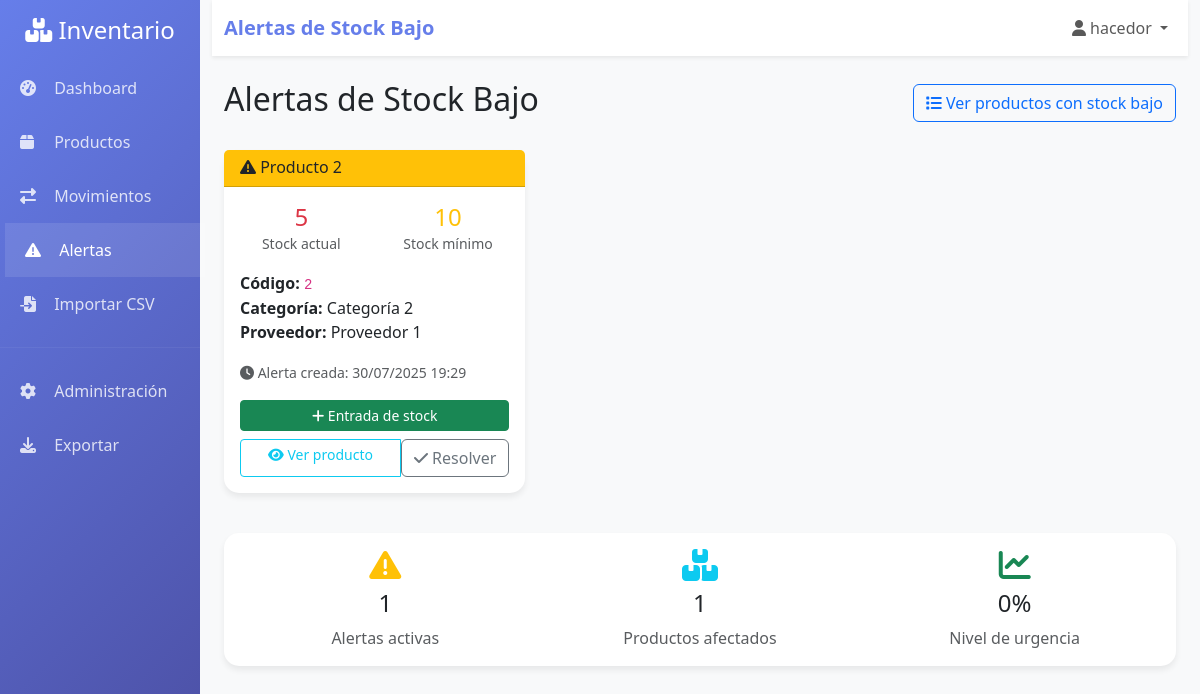
Screenshot of /alerts/ (signed in) with the database file from the repository.
### inventory/models.py (models this page shows, shortened)
class LowStockAlert(models.Model):
    product = models.ForeignKey(Product, on_delete=models.CASCADE)
    current_stock = models.IntegerField()
    minimum_stock = models.IntegerField()
    is_resolved = models.BooleanField(default=False)
    created_at = models.DateTimeField(auto_now_add=True)
    resolved_at = models.DateTimeField(null=True, blank=True)
    class Meta:
        verbose_name = "Alerta de stock bajo"
        verbose_name_plural = "Alertas de stock bajo"
        ordering = ['-created_at']

class Product(models.Model):
    code = models.CharField(max_length=50, unique=True, verbose_name="Código")
    name = models.CharField(max_length=200, verbose_name="Nombre")
    description = models.TextField(blank=True, verbose_name="Descripción")
    category = models.ForeignKey(Category, on_delete=models.CASCADE, verbose_name="Categoría")
    supplier = models.ForeignKey(Supplier, on_delete=models.CASCADE, verbose_name="Proveedor")
    unit_price = models.DecimalField(
        max_digits=10,
        decimal_places=2,
        validators=[MinValueValidator(Decimal('0.00'))],
        verbose_name="Precio unitario"
    )
    current_stock = models.IntegerField(
        default=0,
        validators=[MinValueValidator(0)],
        verbose_name="Stock actual"
    )
    minimum_stock = models.IntegerField(
        default=10,
        validators=[MinValueValidator(0)],
        verbose_name="Stock mínimo"
    )
    maximum_stock = models.IntegerField(
        default=1000,
        validators=[MinValueValidator(1)],
        verbose_name="Stock máximo"
    )
    is_active = models.BooleanField(default=True, verbose_name="Activo")
    created_at = models.DateTimeField(auto_now_add=True)
    updated_at = models.DateTimeField(auto_now=True)
    class Meta:
        verbose_name = "Producto"
        verbose_name_plural = "Productos"
        ordering = ['name']

class Category(models.Model):
    name = models.CharField(max_length=100, unique=True, verbose_name="Nombre")
    description = models.TextField(blank=True, verbose_name="Descripción")
    created_at = models.DateTimeField(auto_now_add=True)
    updated_at = models.DateTimeField(auto_now=True)
    class Meta:
        verbose_name = "Categoría"
        verbose_name_plural = "Categorías"
        ordering = ['name']

class Supplier(models.Model):
    name = models.CharField(max_length=200, verbose_name="Nombre")
    contact_person = models.CharField(max_length=100, blank=True, verbose_name="Persona de contacto")
    email = models.EmailField(blank=True, verbose_name="Email")
    phone = models.CharField(max_length=20, blank=True, verbose_name="Teléfono")
    address = models.TextField(blank=True, verbose_name="Dirección")
    is_active = models.BooleanField(default=True, verbose_name="Activo")
    created_at = models.DateTimeField(auto_now_add=True)
    updated_at = models.DateTimeField(auto_now=True)
    class Meta:
        verbose_name = "Proveedor"
        verbose_name_plural = "Proveedores"
        ordering = ['name']

### inventory/views.py (the view)
# urls.py: path('alerts/', views.low_stock_alerts, name='low_stock_alerts'),
@login_required
def low_stock_alerts(request):
    alerts = LowStockAlert.objects.filter(is_resolved=False).select_related('product')
    return render(request, 'inventory/low_stock_alerts.html', {
        'alerts': alerts
    })

### inventory/templates/inventory/low_stock_alerts.html (shortened to what this page needs)
{% extends 'inventory/base.html' %}
{% block page_title %}Alertas de Stock Bajo{% endblock %}
{% block content %}
<div class="d-flex justify-content-between align-items-center mb-4">
    <h2>Alertas de Stock Bajo</h2>
    <a href="{% url 'product_list' %}?stock_status=low" class="btn btn-outline-primary">
        <i class="fas fa-list"></i> Ver productos con stock bajo
    </a>
</div>
{% if alerts %}
    <div class="row">
        {% for alert in alerts %}
            <div class="col-md-6 col-lg-4 mb-3">
                <div class="card border-warning">
                    <div class="card-header bg-warning text-dark">
                        <h6 class="card-title mb-0">
                            <i class="fas fa-exclamation-triangle"></i>
                            {{ alert.product.name }}
                        </h6>
                    </div>
                    <div class="card-body">
                        <div class="row text-center mb-3">
                            <div class="col">
                                <h4 class="text-danger mb-0">{{ alert.current_stock }}</h4>
                                <small class="text-muted">Stock actual</small>
                            </div>
                            <div class="col">
                                <h4 class="text-warning mb-0">{{ alert.minimum_stock }}</h4>
                                <small class="text-muted">Stock mínimo</small>
                            </div>
                        </div>
                        <div class="mb-3">
                            <strong>Código:</strong> <code>{{ alert.product.code }}</code><br>
                            <strong>Categoría:</strong> {{ alert.product.category.name }}<br>
                            <strong>Proveedor:</strong> {{ alert.product.supplier.name }}
                        </div>
                        <div class="mb-3">
                            <small class="text-muted">
                                <i class="fas fa-clock"></i>
                                Alerta creada: {{ alert.created_at|date:"d/m/Y H:i" }}
                            </small>
                        </div>
                        <div class="d-grid gap-2">
                            <a href="{% url 'movement_create' %}?product={{ alert.product.pk }}&type=IN"
                               class="btn btn-success btn-sm">
                                <i class="fas fa-plus"></i> Entrada de stock
                            </a>
                            <div class="btn-group btn-group-sm">
                                <a href="{% url 'product_detail' alert.product.pk %}"
                                   class="btn btn-outline-info">
                                    <i class="fas fa-eye"></i> Ver producto
                                </a>
                                <form method="post" action="{% url 'resolve_alert' alert.id %}"
                                      class="d-inline"
                                      onsubmit="return confirm('¿Marcar esta alerta como resuelta?')">
                                    <button type="submit" class="btn btn-outline-secondary">
                                        <i class="fas fa-check"></i> Resolver
                                    </button>
                                </form>
                            </div>
                        </div>
                    </div>
                </div>
            </div>
        {% endfor %}
    </div>
    <div class="row mt-4">
        <div class="col-12">
            <div class="card">
                <div class="card-body">
                    <div class="row text-center">
                        <div class="col-md-4">
                            <i class="fas fa-exclamation-triangle fa-2x text-warning mb-2"></i>
                            <h4>{{ alerts.count }}</h4>
                            <p class="text-muted mb-0">Alertas activas</p>
                        </div>
                        <div class="col-md-4">
                            <i class="fas fa-boxes fa-2x text-info mb-2"></i>
                            <h4>{{ alerts|length }}</h4>
                            <p class="text-muted mb-0">Productos afectados</p>
                        </div>
                        <div class="col-md-4">
                            <i class="fas fa-chart-line fa-2x text-success mb-2"></i>
                            <h4 id="urgency-percentage">-</h4>
                            <p class="text-muted mb-0">Nivel de urgencia</p>
                        </div>
                    </div>
                </div>
            </div>
        </div>
    </div>
{% endif %}
{% endblock %}

### inventory/templates/inventory/base.html (shortened to what this page needs)
<!DOCTYPE html>
<html lang="es">
<head>
    <link href="https://cdnjs.cloudflare.com/ajax/libs/bootstrap/5.3.0/css/bootstrap.min.css" rel="stylesheet">
    <link href="https://cdnjs.cloudflare.com/ajax/libs/font-awesome/6.4.0/css/all.min.css" rel="stylesheet">
</head>
<body>
    <div class="container-fluid">
        <div class="row">
            <div class="col-md-2 sidebar">
                <div class="d-flex flex-column">
                    <div class="p-3 text-center">
                        <h4 class="text-white mb-0">
                            <i class="fas fa-boxes"></i> Inventario
                        </h4>
                    </div>
                    <nav class="nav flex-column">
                        <a class="nav-link {% if request.resolver_match.url_name == 'dashboard' %}active{% endif %}"
                           href="{% url 'dashboard' %}">
                            <i class="fas fa-tachometer-alt"></i> Dashboard
                        </a>
                        <a class="nav-link {% if 'product' in request.resolver_match.url_name %}active{% endif %}"
                           href="{% url 'product_list' %}">
                            <i class="fas fa-box"></i> Productos
                        </a>
                        <a class="nav-link {% if 'movement' in request.resolver_match.url_name %}active{% endif %}"
                           href="{% url 'movement_list' %}">
                            <i class="fas fa-exchange-alt"></i> Movimientos
                        </a>
                        <a class="nav-link {% if request.resolver_match.url_name == 'low_stock_alerts' %}active{% endif %}"
                           href="{% url 'low_stock_alerts' %}">
                            <i class="fas fa-exclamation-triangle"></i> Alertas
                        </a>
                        <a class="nav-link {% if request.resolver_match.url_name == 'csv_import' %}active{% endif %}"
                           href="{% url 'csv_import' %}">
                            <i class="fas fa-file-import"></i> Importar CSV
                        </a>
                        <hr class="my-3" style="border-color: rgba(255,255,255,0.2);">
                        <a class="nav-link" href="/admin/">
                            <i class="fas fa-cog"></i> Administración
                        </a>
                        <a class="nav-link" href="{% url 'export_products' %}">
                            <i class="fas fa-download"></i> Exportar
                        </a>
                    </nav>
                </div>
            </div>
            <div class="col-md-10 main-content">
                <nav class="navbar navbar-expand-lg navbar-light bg-white mb-4 shadow-sm">
                    <div class="container-fluid">
                        <span class="navbar-brand mb-0 h1">
                            {% block page_title %}Sistema de Inventario{% endblock %}
                        </span>
                        <div class="navbar-nav ms-auto">
                            <div class="nav-item dropdown">
                                <a class="nav-link dropdown-toggle" href="#" role="button"
                                   data-bs-toggle="dropdown">
                                    <i class="fas fa-user"></i> {{ user.username }}
                                </a>
                            </div>
                        </div>
                    </div>
                </nav>
                <div class="container-fluid">
                    {% block content %}{% endblock %}
                </div>
            </div>
        </div>
    </div>
</body>
</html>

### inventory/templates/inventory/base.html (style rules this page uses)
.sidebar { background: linear-gradient(135deg, #667eea 0%, #4b4ea2ff 100%); min-height: 100vh; padding: 0; }
.sidebar .nav-link { color: rgba(255, 255, 255, 0.8); padding: 15px 20px; border-radius: 0; transition: all 0.3s; }
.sidebar .nav-link:hover, .sidebar .nav-link.active { color: white; background-color: rgba(255, 255, 255, 0.1); transform: translateX(5px); }
.sidebar .nav-link i { margin-right: 10px; width: 20px; }
.main-content { background-color: #f8f9fa; min-height: 100vh; }
.card { border: none; border-radius: 15px; box-shadow: 0 4px 6px rgba(0, 0, 0, 0.07); transition: transform 0.2s; }
.navbar-brand { font-weight: bold; color: #667eea !important; }

### rows the page displays
LowStockAlert: product.name "Producto 2", current_stock "5", minimum_stock "10", product.code "2", product.category.name "Categoría 2", product.supplier.name "Proveedor 1", created_at "30/07/2025 19:29"

### other values shown
{{ user.username }} "hacedor"
{{ alerts.count }} "1"
{{ alerts|length }} "1"
